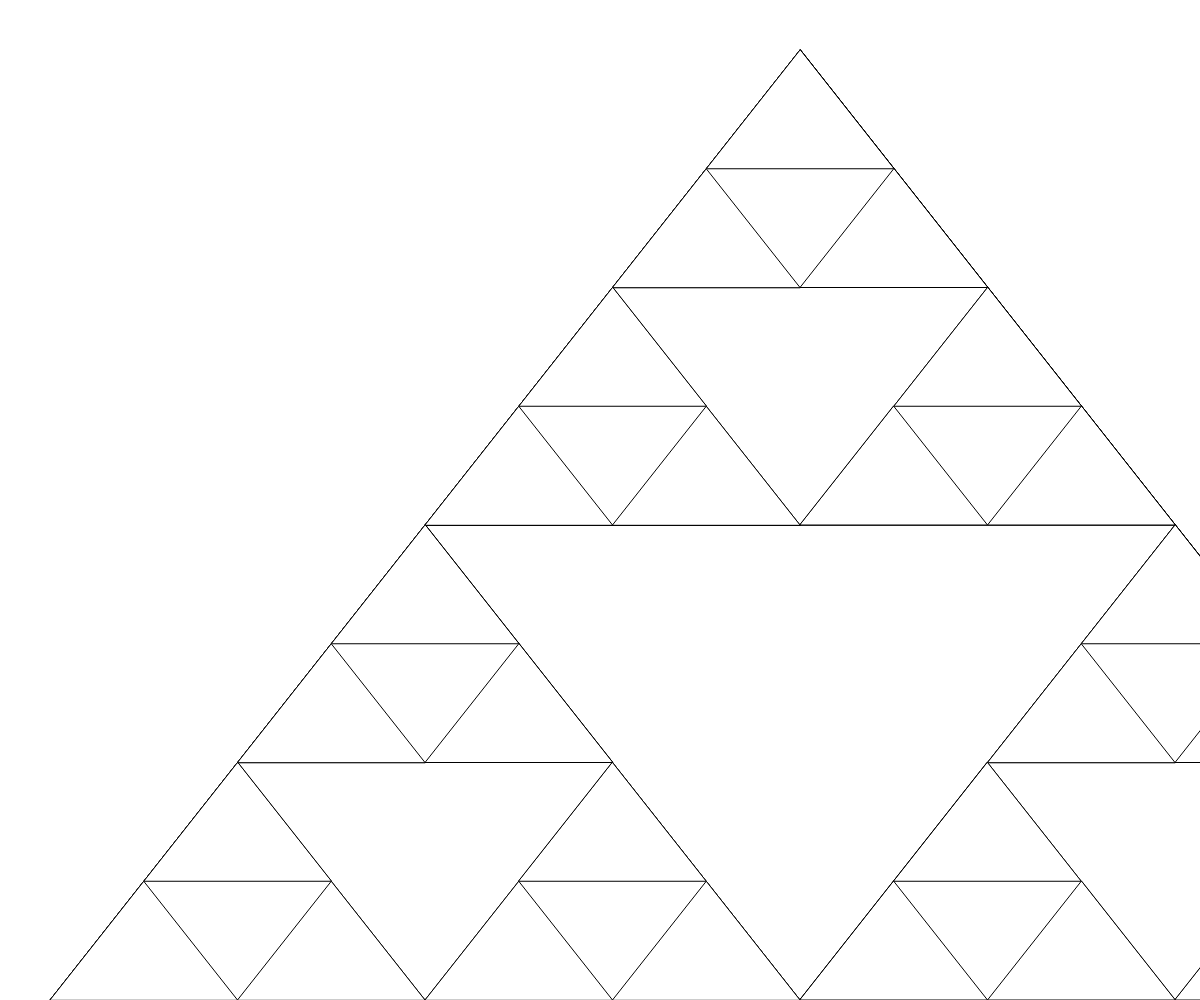
Frame 1 (no input)
Frame 60 (no input): identical to frame 1, image omitted
Frame 120 (the mouse pressed at the canvas centre since frame 60): identical to frame 1, image omitted

The p5.js sketch that drew this single still picture (run headless with seeded random() and noise() and a simulated clock; from frame 60 on, the mouse is pressed at the canvas centre):

// p5.js sketch
// ── sketch.js
// Sierpinski Triangle Recursion Demo

let initialTriangle = [
  {x: 800, y: 50},
  {x: 50, y: 1000},
  {x: 1550, y: 1000}
];

function setup() {
  createCanvas(windowWidth, windowHeight);
  sierpinski(initialTriangle, 3);
}

function draw() {
}

function sierpinski(points, depth) {
  triangle(points[0].x, points[0].y,
           points[1].x, points[1].y,
           points[2].x, points[2].y,
  );

  //base case
  if (depth > 0) {
    //top triangle
    sierpinski([points[0],
                midpoint(points[0], points[1]),
                midpoint(points[0], points[2])],
                depth - 1);

    //bottom right triangle
    sierpinski([points[2],
                midpoint(points[1], points[2]),
                midpoint(points[0], points[2])],
                depth - 1);

    //bottom left triangle
    sierpinski([points[1],
                midpoint(points[0], points[1]),
                midpoint(points[1], points[2])],
                depth - 1);
  }
}

function midpoint(point1, point2) {
  let midX = (point1.x + point2.x) / 2;
  let midY = (point1.y + point2.y) / 2;
  return {x: midX, y: midY};
}
